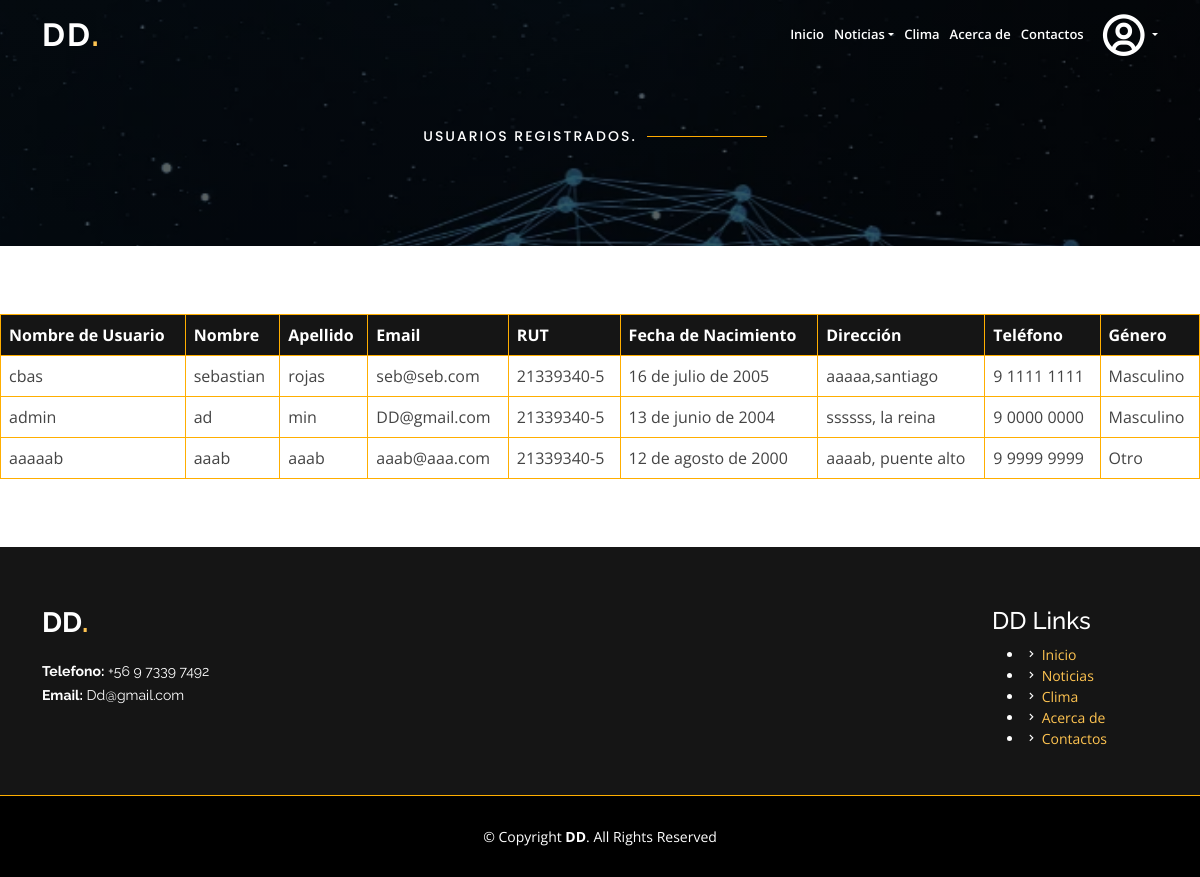
The app's page /list_usuario (signed in) with its own data.
### core/models.py (models this page shows, shortened)
class PerfilUsuario(models.Model):
    user = models.OneToOneField(User, on_delete=models.CASCADE)
    rut = models.CharField(max_length=10)
    fecha_nacimiento = models.DateField()
    direccion = models.CharField(max_length=100)
    telefono = models.CharField(max_length=12)
    genero = models.CharField(max_length=1,choices=[('', 'Seleccione una opción'),('M','Masculino'),('F','Femenino'),('O','Otro')])

### core/views.py (the view)
# urls.py: path('list_usuario',list_usuario,name="list_usuario"),
@login_required
def list_usuario(request):
    perfiles = PerfilUsuario.objects.all()
    return render(request,'core/list_usuario.html',{'perfiles':perfiles})

### core/templates/core/list_usuario.html (shortened to what this page needs)
{% load static %}
<!DOCTYPE html>
<html lang="en">
    <head>
    <link href="{% static 'vendor/aos/aos.css' %}" rel="stylesheet">
    <link href="{% static 'vendor/bootstrap/css/bootstrap.min.css' %}" rel="stylesheet">
    <link href="{% static 'vendor/bootstrap-icons/bootstrap-icons.css' %}" rel="stylesheet">
    <link href="{% static 'vendor/boxicons/css/boxicons.min.css' %}" rel="stylesheet">
    <link href="{% static 'vendor/glightbox/css/glightbox.min.css' %}" rel="stylesheet">
    <link href="{% static 'vendor/remixicon/remixicon.css' %}" rel="stylesheet">
    <link href="{% static 'vendor/swiper/swiper-bundle.min.css' %}" rel="stylesheet">
    <link rel="stylesheet" href="{% static 'css/style.css' %}">
    </head>
    <body>
        <header id="header" class="fixed-top ">
            <div class="container d-flex align-items-center justify-content-lg-between">
            <h1 class="logo me-auto me-lg-0"><a href="{% url 'index' %}">DD<span>.</span></a></h1>
            <nav id="navbar" class="navbar order-last order-lg-0">
                <ul>
                <li><a class="nav-link scrollto" href="{% url 'index' %}">Inicio</a></li>
                <li class="nav-item dropdown">
                    <a class="nav-link dropdown-toggle" href="#" id="navbardrop" data-toggle="dropdown">
                      Noticias
                    </a>
                </li>
                <li><a class="nav-link scrollto" href="{% url 'index' %}#clima">Clima</a></li>
                <li><a class="nav-link scrollto" href="{% url 'index' %}#about">Acerca de</a></li>
                <li><a class="nav-link scrollto" href="{% url 'index' %}#contact">Contactos</a></li>
                <li class="nav-item dropdown">
                    <a class="nav-link dropdown-toggle " href="#" id="navbardrop" data-toggle="dropdown">
                    </a>
                </ul>
            </nav>
            </div>
        </header>
        <section id="cta" class="cta">
            <div class="container" data-aos="zoom-in">
            <div class="text-center">
                <div class="section-title">
                <br>
                <br>
                <br>
                <h2 id="l1">Usuarios registrados<span>.</span></h2>
                </div>
            </div>
            </div>
        </section>
        <br>
        <br>
        <div>
            <table>
                <thead>
                    <tr>
                        <th>Nombre de Usuario</th>
                        <th>Nombre</th>
                        <th>Apellido</th>
                        <th>Email</th>
                        <th>RUT</th>
                        <th>Fecha de Nacimiento</th>
                        <th>Dirección</th>
                        <th>Teléfono</th>
                        <th>Género</th>
                    </tr>
                </thead>
                <tbody>
                    {% for perfil in perfiles %}
                    <tr>
                        <td>{{ perfil.user.username }}</td>
                        <td>{{ perfil.user.first_name }}</td>
                        <td>{{ perfil.user.last_name }}</td>
                        <td>{{ perfil.user.email }}</td>
                        <td>{{ perfil.rut }}</td>
                        <td>{{ perfil.fecha_nacimiento }}</td>
                        <td>{{ perfil.direccion }}</td>
                        <td>{{ perfil.telefono }}</td>
                        <td>{{ perfil.get_genero_display }}</td>
                    </tr>
                    {% endfor %}
                </tbody>
            </table>
        </div>
        <br>
        <br>
        <footer id="footer">
            <div class="footer-top">
            <div class="container">
                <div class="row">
                <div class="col-lg-10 col-md-6">
                    <div class="footer-info">
                    <h3>DD<span>.</span></h3>
                    <p>
                        <strong>Telefono:</strong> +56 9 7339 7492<br>
                        <strong>Email:</strong> Dd@gmail.com<br>
                    </p>
                    </div>
                </div>
                <div class="col-lg-2 col-md-6 footer-links">
                    <h4>DD Links</h4>
                    <ul>
                        <li><i class="bx bx-chevron-right"></i> <a href="{% url 'index' %}">Inicio</a></li>
                        <li><i class="bx bx-chevron-right"></i> <a href="{% url 'index' %}#portfolio">Noticias</a></li>
                        <li><i class="bx bx-chevron-right"></i> <a href="{% url 'index' %}#clima"> Clima</a></li>
                        <li><i class="bx bx-chevron-right"></i> <a href="{% url 'index' %}#about">Acerca de</a></li>
                        <li><i class="bx bx-chevron-right"></i> <a href="{% url 'index' %}#contact">Contactos</a></li>
                    </ul>
                </div>
                </div>
            </div>
            </div>
            <div class="container">
            <div class="copyright">
                &copy; Copyright <strong><span>DD</span></strong>. All Rights Reserved
            </div>
            </div>
        </footer>
    </body>
</html>

### core/static/css/style.css (style rules this page uses)
body { font-family: "Open Sans", sans-serif; color: #444444; }
a { color: #ffc451; text-decoration: none; }
h1, h2, h3, h4, h5, h6 { font-family: "Raleway", sans-serif; }
#header { transition: all 0.5s; z-index: 997; padding: 15px 0; }
#header .logo { font-size: 32px; margin: 0; padding: 0; line-height: 1; font-weight: 700; letter-spacing: 2px; text-transform: uppercase; }
#header .logo a { color: #fff; }
#header .logo a span { color: #ffc451; }
.navbar { padding: 0; }
.navbar ul { margin: 0; padding: 0; display: flex; list-style: none; align-items: center; }
.navbar li { position: relative; }
.navbar a, .navbar a:focus { display: flex; align-items: center; justify-content: space-between; padding: 10px 0 10px 10px; font-size: 13px; font-weight: 600; color: #fff; white-space: nowrap; transition: 0.3s; }
section { padding: 50px 0; overflow: hidden; }
.section-title { padding-bottom: 40px; }
.section-title h2 { font-size: 14px; font-weight: 500; padding: 0; line-height: 1px; margin: 0 0 5px 0; letter-spacing: 2px; text-transform: uppercase; color: #000000; font-family: "Poppins", sans-serif; }
.section-title h2::after { content: ""; width: 120px; height: 1px; display: inline-block; background: #ffaa00; margin: 4px 10px; }
.cta { background: linear-gradient(rgba(2, 2, 2, 0.5), rgba(0, 0, 0, 0.5)), url("../img/hero-bg.png") fixed center center; background-size: cover; padding: 60px 0; }
#l1 { color: rgb(255, 255, 255); }
#footer { background: black; padding: 0 0 30px 0; color: #fff; font-size: 14px; }
#footer .footer-top { background: #151515; border-bottom: 1px solid #ffae00; padding: 60px 0 30px 0; }
#footer .footer-top .footer-info { margin-bottom: 30px; }
#footer .footer-top .footer-info h3 { font-size: 28px; margin: 0 0 20px 0; padding: 2px 0 2px 0; line-height: 1; font-weight: 700; text-transform: uppercase; }
#footer .footer-top .footer-info h3 span { color: #ffc451; }
#footer .footer-top .footer-info p { font-size: 14px; line-height: 24px; margin-bottom: 0; font-family: "Raleway", sans-serif; color: #fff; }
#footer .copyright { text-align: center; padding-top: 30px; }
table { width: 100%; border-collapse: collapse; margin: 20px 0; }
th, td { border: 1px solid #ffae00; padding: 8px; text-align: left; }
th { background-color: #151515; color: white; }

### records on screen
PerfilUsuario: user.username "cbas", user.first_name "sebastian", user.last_name "rojas", user.email "seb@seb.com", rut "21339340-5", fecha_nacimiento "16 de julio de 2005", direccion "aaaaa,santiago", telefono "9 1111 1111", genero "Masculino"
PerfilUsuario: user.username "admin", user.first_name "ad", user.last_name "min", user.email "DD@gmail.com", rut "21339340-5", fecha_nacimiento "13 de junio de 2004", direccion "ssssss, la reina", telefono "9 0000 0000", genero "Masculino"
PerfilUsuario: user.username "aaaaab", user.first_name "aaab", user.last_name "aaab", user.email "aaab@aaa.com", rut "21339340-5", fecha_nacimiento "12 de agosto de 2000", direccion "aaaab, puente alto", telefono "9 9999 9999", genero "Otro"
